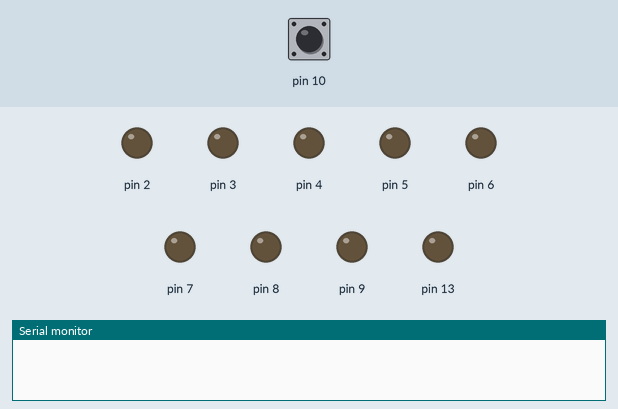
Recording of a sketch running on a simulated Arduino Uno, built with avr-gcc and run on an emulated ATmega328P. Parts: output pins drawn as LEDs (lit = HIGH), the last lines printed to the serial monitor. Inputs (shaded band) come from the test bench; at power-on: pin 10 HIGH. Random numbers use the default seed unless the sketch sets one.

Above: at 1.2 s.
1.3 s: pin 10 pulled LOW for 0.15 s
At 2.6 s:
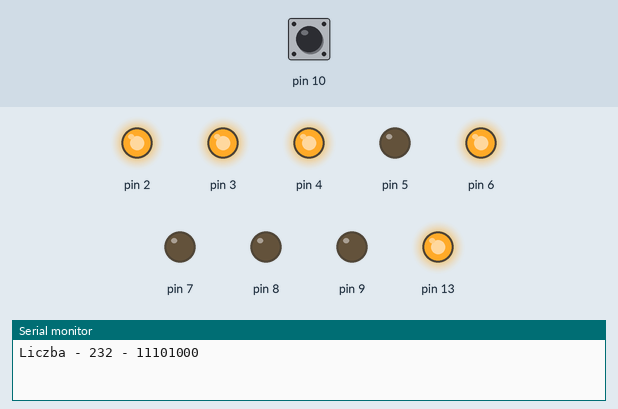
4.4 s: pin 10 pulled LOW for 1 s
At 5.0 s:
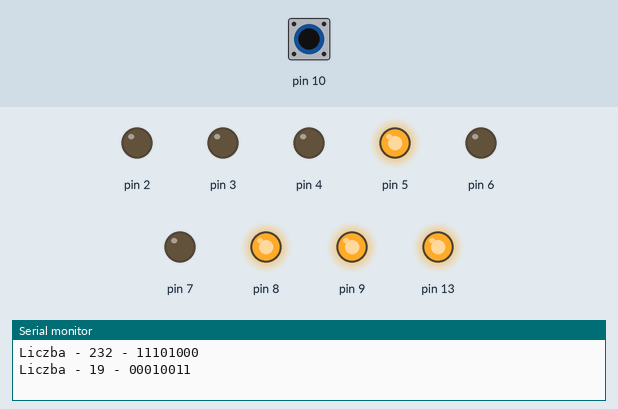
8.4 s: pin 10 pulled LOW for 0.15 s
At 9.2 s:
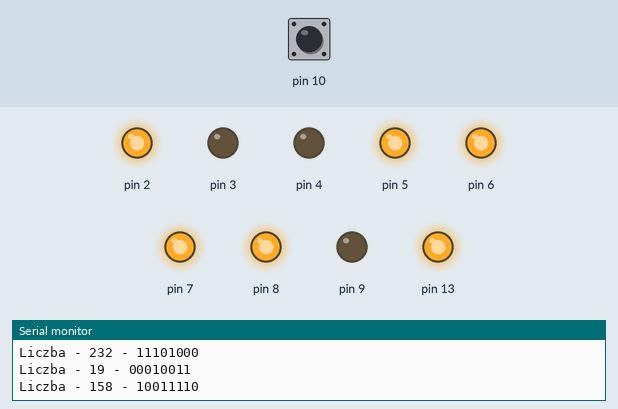
11.5 s: pin 10 pulled LOW for 3.2 s
At 12.8 s:
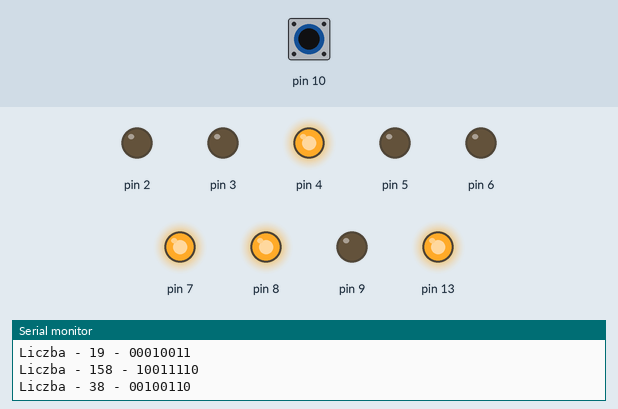
17.7 s: pin 10 pulled LOW for 0.15 s
At 18.7 s:
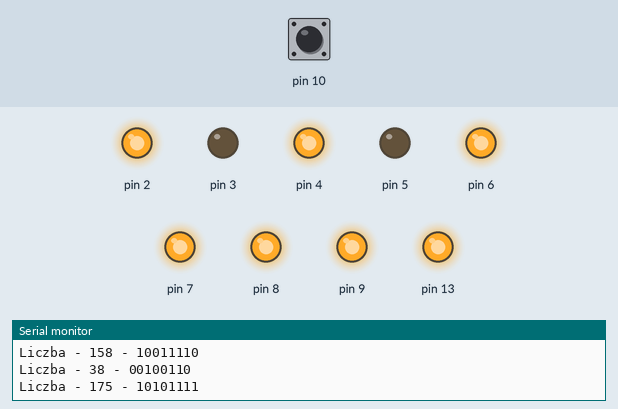
20.8 s: pin 10 pulled LOW for 1 s
At 21.1 s:
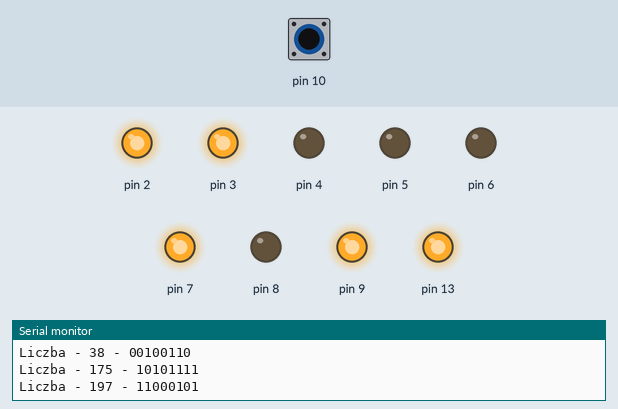
Timing chart, 0 to 25.3 s (numbered marks = the images above; inputs shaded):
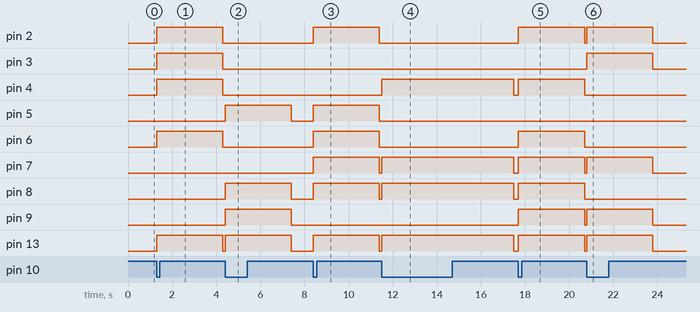

Measured:
- after the input at 1.3 s, pin 2–4, pin 6, pin 13: LOW → HIGH at once, → LOW 3.0 s later
- after the input at 4.4 s, pin 5, pin 8, pin 9, pin 13: LOW → HIGH at once, → LOW 3.0 s later
- after the input at 8.4 s, pin 2, pin 5–8, pin 13: LOW → HIGH at once, → LOW 3.0 s later
- after the input at 11.5 s, pin 4, pin 7, pin 8, pin 13: LOW → HIGH at once, → LOW 6.0 s later
- after the input at 17.7 s, pin 2, pin 4, pin 6–9, pin 13: LOW → HIGH at once, → LOW 3.0 s later
- after the input at 20.8 s, pin 2, pin 3, pin 7, pin 9, pin 13: LOW → HIGH at once, → LOW 3.0 s later

The sketch:

Ardu_Zadanie_1_random.ino
```cpp
int btn_on, l_str;
String string, zero;

void setup() {
  // put your setup code here, to run once:
  Serial.begin(9600);
  btn_on = 0;
  pinMode(13, OUTPUT);
  for (int i=2; i<10; i++){
    pinMode(i, OUTPUT);
  }
  pinMode(10, INPUT_PULLUP);
  for (int i=2; i<10; i++){
    digitalWrite(i, LOW);
  }
}

void loop() {
  if(digitalRead(10) == LOW){
    if(btn_on == 0){
      int s = random(0, 255);
      string = String(s, BIN);
      l_str = string.length();
      zero = "";
      for(int i = 0; i<8-l_str; i++){
        zero = zero + "0";
      }
      string = zero + string;
      Serial.println("Liczba - " + String(s) + " - " + string);
    }
    btn_on = 1;
    digitalWrite(13, HIGH);
    for (int i=0; i<8; i++){
      if (string[i] == '0'){
        digitalWrite(i+2, LOW);
      }else{
        digitalWrite(i+2, HIGH);
      }
    }
    delay(3000);
  }
  if(digitalRead(10) == HIGH){
    btn_on = 0;
    digitalWrite(13,LOW);
    for (int i=2; i<10; i++){
      digitalWrite(i, LOW);
    }
  }
}
```
